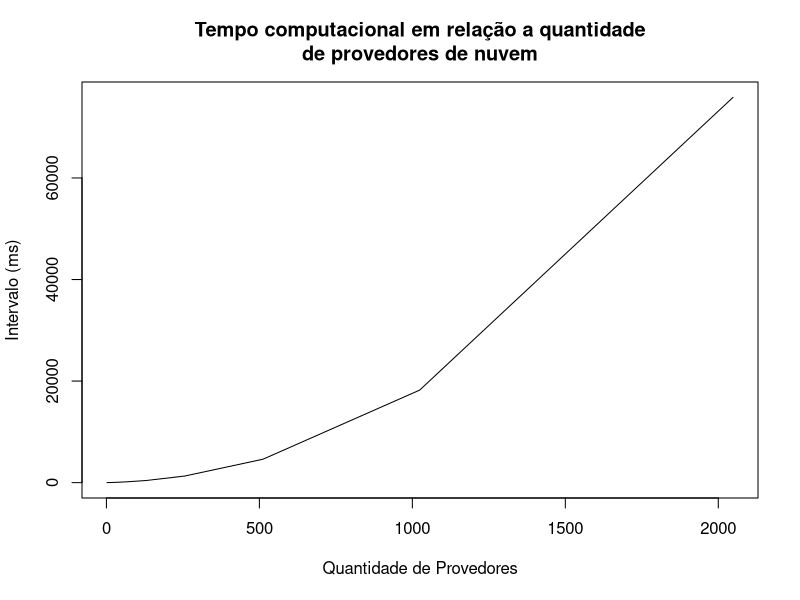

Write the R code that produced this figure.
a<- (read.table('temposQntProvedores.txt',sep=';'))
l1<-as.numeric(a[[1]])
l2<-as.numeric(a[[2]])
png('plot-temposQ.png')
plot(l1,l2,main="Tempo computacional em relação a quantidade\nde provedores de nuvem",xlab = "Quantidade de Provedores",ylab="Intervalo (ms)",type='l')
dev.off()

#para mudar o tipo de grafico so fazer type='l' 
#          ‘type’ what type of plot should be drawn.  Possible types are#
#
#                • ‘"p"’ for *p*oints,
#
#                • ‘"l"’ for *l*ines,
#
#                • ‘"b"’ for *b*oth,
#
#                • ‘"c"’ for the lines part alone of ‘"b"’,
#
#                • ‘"o"’ for both ‘*o*verplotted’,
#
#                • ‘"h"’ for ‘*h*istogram’ like (or ‘high-density’)
#                  vertical lines,
#
#                • ‘"s"’ for stair *s*teps,
#
#                • ‘"S"’ for other *s*teps, see ‘Details’ below,
#
#                • ‘"n"’ for no plotting.
##
##
